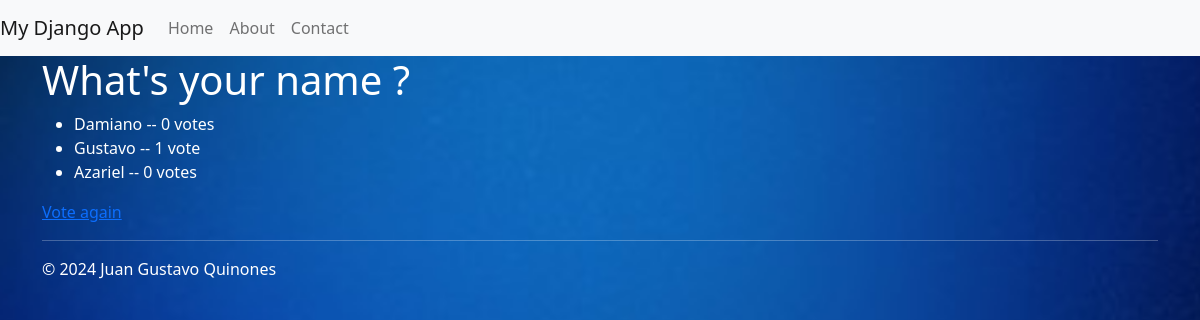
Page /polls/1/results/ on the committed database.
### polls/models.py (models this page shows, shortened)
class Question(models.Model):
    question_text = models.CharField(max_length=200)
    pub_date = models.DateTimeField('date published')

class Choice(models.Model):
    question = models.ForeignKey(Question, on_delete=models.CASCADE)
    choice_text = models.CharField(max_length=200)
    votes = models.IntegerField(default=0)

### polls/views.py (the view)
# urls.py: path('<int:question_id>/results/', views.results, name='results'),
def results(request, question_id):
    question =get_object_or_404(Question, pk=question_id)
    return render(request, 'polls/results.html', {'question': question})

### polls/templates/polls/results.html
{% extends 'polls/base.html' %}
{% block main_content %}
<h1>{{ question.question_text }}</h1>
<ul>
    {% for choice in question.choice_set.all %}
    <li>{{ choice.choice_text }} -- {{ choice.votes }} vote{{ choice.votes | pluralize }}</li>
    {% endfor %}
</ul>
<a href="{% url 'polls:detail' question.id %}">Vote again</a>
{% endblock %}

### polls/static/polls/style.css (style rules this page uses)
body { background: white url("images/bluebackground.jpg") no-repeat center center; background-size: cover; height: 100vh; margin: 0; padding: 0; color: white; }

### rows in the picture
Question: question_text "What's your name ?"
Choice: choice_text "Damiano", votes "0", votes|pluralize "s"
Choice: choice_text "Gustavo", votes "1"
Choice: choice_text "Azariel", votes "0", votes|pluralize "s"
